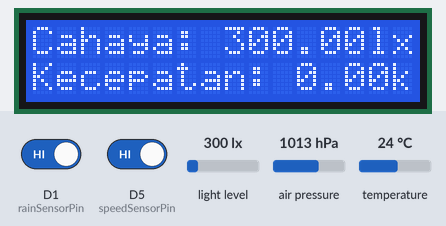
Simulated run of this sketch. Board: ESP8266 (NodeMCU). Shown: 16×2 character LCD. The inputs (shaded band) are chosen by the test bench; at power-on: light level 300 lx, air pressure 1013 hPa, D1 (rainSensorPin) HIGH, temperature 24 °C, D5 (speedSensorPin) HIGH. WiFi joins after 1.5 s; servers stay silent unless stated; what the sketch prints to the serial monitor is not drawn.

Above: at 3.2 s.
3.3 s: light level set to 40 lx
At 16.8 s:
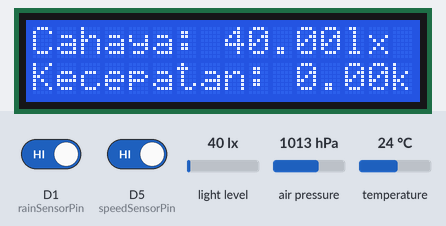
16.9 s: air pressure set to 952 hPa
At 29.7 s:
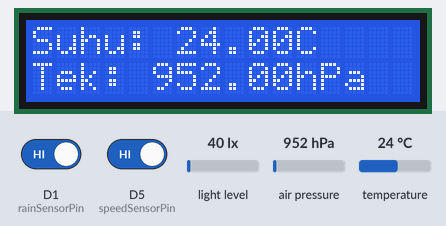
30.9 s: D1 (rainSensorPin) driven LOW
At 44.7 s:
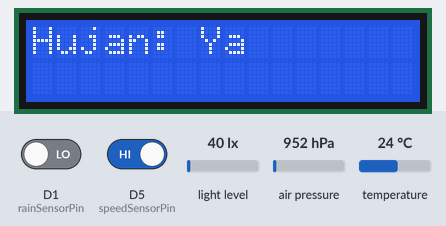
44.9 s: temperature set to 12 °C
At 56.3 s:
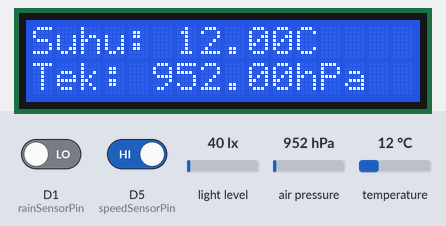
58.1 s: light level set to 500 lx
At 70.8 s:
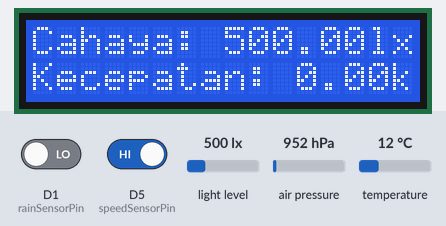
72.1 s: D1 (rainSensorPin) driven HIGH
At 85.7 s:
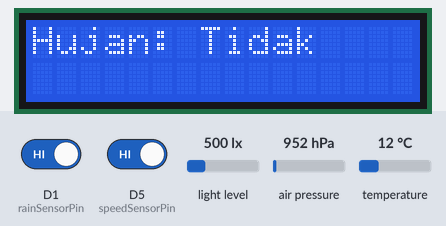
Timing chart, 0 to 86.9 s (numbered marks = the images above; inputs shaded):
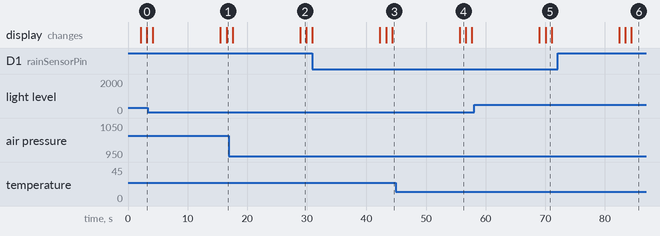

The sketch:

weather_monitoring.ino
```cpp
#include <Wire.h>
#include <Adafruit_Sensor.h>
#include <Adafruit_BMP280.h>
#include <BH1750.h>
#include <LiquidCrystal_I2C.h>
#include <ESP8266WiFi.h>
#include <UniversalTelegramBot.h>
#include <WiFiClientSecure.h>

// Konfigurasi WiFi
const char* ssid = "wifi ssid";  // SSID WiFi
const char* password = "ssid password";  // Password WiFi

// Konfigurasi Telegram
const char* botToken = "bot token";  // Token bot
const char* chatID = "telegram chat id";  // Chat ID pengguna

WiFiClientSecure client;
UniversalTelegramBot bot(botToken, client);

// Deklarasi sensor
Adafruit_BMP280 bmp;
BH1750 lightMeter(0x23);
LiquidCrystal_I2C lcd(0x27, 16, 2);

// Pin sensor
const int rainSensorPin = D1;
const int speedSensorPin = D5;  // Pin untuk sensor kecepatan (speed counter)

// Variabel untuk data sensor
float temperature, pressure, lightLevel, speed;
int rainValue;

// Variabel untuk menghitung kecepatan
volatile unsigned int pulseCount = 0;
unsigned long lastMillis = 0;
float speedValue = 0.0;

// Fungsi ISR untuk menghitung pulsa dari sensor kecepatan
void IRAM_ATTR countPulse() {
  pulseCount++;
}

void setup() {
  Serial.begin(9600);
  WiFi.begin(ssid, password);
  client.setInsecure();

  // Koneksi WiFi
  while (WiFi.status() != WL_CONNECTED) {
    delay(1000);
    Serial.print(".");
  }
  Serial.println("\nTerhubung ke WiFi");

  // Inisialisasi LCD
  lcd.begin(16, 2);
  lcd.backlight();
  lcd.print("Inisialisasi...");

  // Inisialisasi sensor BMP280
  if (!bmp.begin(0x76)) {
    Serial.println("BMP280 tidak terdeteksi!");
    lcd.print("BMP280 Error!");
    while (1);
  }

  // Inisialisasi sensor BH1750
  if (!lightMeter.begin()) {
    Serial.println("BH1750 tidak terdeteksi!");
    lcd.print("BH1750 Error!");
    while (1);
  }

  // Konfigurasi pin
  pinMode(rainSensorPin, INPUT);
  pinMode(speedSensorPin, INPUT_PULLUP);

  // Attach interrupt untuk sensor kecepatan
  attachInterrupt(digitalPinToInterrupt(speedSensorPin), countPulse, RISING);
}

void getSensorData() {
  temperature = bmp.readTemperature();
  pressure = bmp.readPressure() / 100.0F;
  rainValue = digitalRead(rainSensorPin);
  lightLevel = lightMeter.readLightLevel();

  // Hitung kecepatan
  unsigned long currentMillis = millis();
  unsigned long interval = currentMillis - lastMillis;

  if (interval >= 1000) {  // Hitung setiap 1 detik
    speedValue = (pulseCount / 20.0);  // Contoh perhitungan untuk kecepatan
    pulseCount = 0;
    lastMillis = currentMillis;
  }
}

void sendTelegramMessage() {
  String message = "Data Sensor:\n";
  message += "Suhu: " + String(temperature) + " C\n";
  message += "Tekanan: " + String(pressure) + " hPa\n";
  message += "Intensitas Cahaya: " + String(lightLevel) + " lx\n";
  message += "Kecepatan: " + String(speedValue) + " km/s\n";
  message += "Sensor Hujan: ";
  message += (rainValue == LOW ? "Terdeteksi Hujan" : "Tidak Ada Hujan");

  bot.sendMessage(chatID, message, "");
}

void displayDataOnLCD() {
  lcd.clear();
  lcd.setCursor(0, 0);
  lcd.print("Suhu: " + String(temperature) + "C");
  lcd.setCursor(0, 1);
  lcd.print("Tek: " + String(pressure) + "hPa");
  delay(1000);

  lcd.clear();
  lcd.setCursor(0, 0);
  lcd.print("Cahaya: " + String(lightLevel) + "lx");
  lcd.setCursor(0, 1);
  lcd.print("Kecepatan: " + String(speedValue) + "km/s");
  delay(1000);

  lcd.clear();
  lcd.setCursor(0, 0);
  lcd.print("Hujan: ");
  lcd.print((rainValue == LOW ? "Ya" : "Tidak"));
  delay(1000);
}

void loop() {
  getSensorData();
  displayDataOnLCD();
  sendTelegramMessage();
  delay(10000);  // Kirim data setiap 10 detik
}
```

Measured:
- after the input at 30.9 s, the display: first differs from a run without the input after 13.4 s (image 3)
- after the input at 72.1 s, the display: first differs from a run without the input after 12.3 s (image 6)
- what the display in image 2 shows lasts 1.0 s, from 28.9 s to 29.9 s
